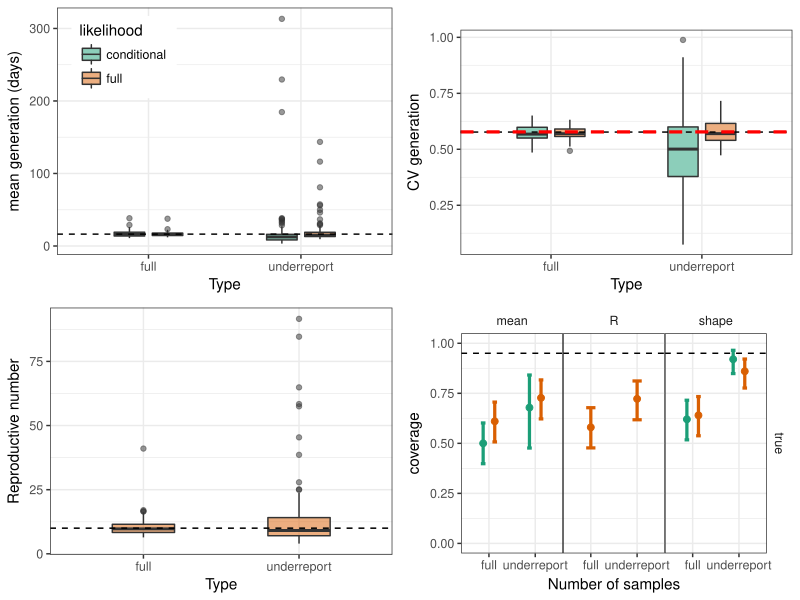

Write R code to recreate this figure.
library(tidyr)
library(dplyr)
library(ggplot2); theme_set(theme_bw())
library(gridExtra)
library(bbmle)
source("ebola_param_seminr.R")

true.R <- 10

scale_colour_discrete <- function(...,palette="Dark2") scale_colour_brewer(...,palette=palette)
scale_fill_discrete <- function(...,palette="Dark2") scale_fill_brewer(...,palette=palette)

reslist <- vector('list', 2)
names(reslist) <- c("full", "underreport")

load("seminr_mle_highR.rda")

reslist[[1]] <- rlist[[1]]

load("seminr_mle_underreport_highR.rda")

reslist[[2]] <- rlist[[1]]

df <- reslist  %>%
    lapply(bind_rows, .id="sim") %>%
    bind_rows(.id="type") %>%
    rename(likelihood=method)

g1 <- ggplot(df %>% filter(param=="mean", mean < 500)) +
    geom_boxplot(aes(type, mean, fill=likelihood), width=0.4, alpha=0.5, position=position_dodge(0.5)) +
    geom_hline(yintercept=true.mean, lty=2) +
    ylab("mean generation (days)") +
    xlab("Type") +
    theme(
        legend.position=c(0.2, 0.8)
    )

g2 <- ggplot(df %>% filter(param=="shape")) +
    geom_boxplot(aes(type, 1/sqrt(mean), fill=likelihood), width=0.4, alpha=0.5, position=position_dodge(0.5)) +
    geom_hline(yintercept=1/sqrt(true.shape), lty=2) +
    geom_hline(yintercept=1/sqrt(mle.shape), lty=2, col=2, lwd=1.1) +
    ylab("CV generation") +
    xlab("Type") +
    ggtitle("") +
    theme(
        legend.position = "none"
    )

coverdf <- df %>%
    select(param, likelihood, type, cover, cover.mle) %>%
    gather(key, value, -param, -likelihood, -type) %>%
    mutate(key=factor(key, level=c("cover", "cover.mle"), label=c("true", "MLE"))) %>%
    group_by(param, likelihood, type, key) %>%
    # mutate(value=ifelse(is.na(value), FALSE, value)) %>%
    summarize(coverage=mean(value, na.rm=TRUE),
              n=sum(is.finite(value))) %>%
    # filter(param != "R") %>%
    ungroup %>%
    filter(is.finite(coverage)) %>%
    group_by(param, likelihood, key, coverage, type) %>%
    mutate(
        lwr=binom.test(n*coverage, n)$conf.int[1],
        upr=binom.test(n*coverage, n)$conf.int[2]
    )


g3 <- ggplot(df %>% filter(param=="R", likelihood=="full", mean<200)) +
    geom_boxplot(aes(type, mean), width=0.4, alpha=0.5, position=position_dodge(0.5), fill="#D95F02") +
    geom_hline(yintercept=true.R, lty=2) +
    ylab("Reproductive number") +
    xlab("Type") +
    theme(
        legend.position="none"
    )

g4 <- ggplot(coverdf %>% filter(key=="true")) +
    geom_point(aes(type, coverage, col=likelihood), position=position_dodge(0.5), size=2) +
    geom_errorbar(aes(type, col=likelihood, ymin=lwr, ymax=upr), position=position_dodge(0.5), width=0.2, lwd=1.1) +
    geom_hline(yintercept=0.95, lty=2) +
    xlab("Number of samples") +
    scale_y_continuous(limits=c(0,1)) +
    facet_grid(key~param) +
    theme(
        strip.background = element_blank(),
        legend.position = "none",
        panel.spacing = grid::unit(0, "cm")
    )

gfinal <- arrangeGrob(
    g1, g2, g3, g4,
    nrow=2
)

ggsave("compare_seminr_underreport_highR.pdf", gfinal, width=8, height=6)
